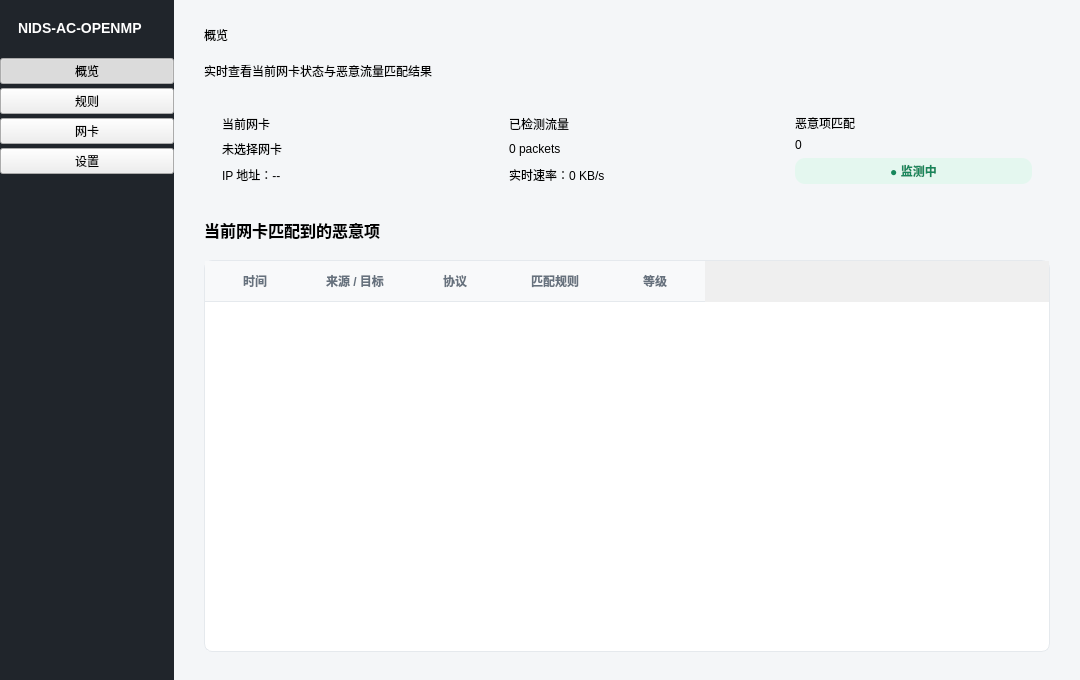
<?xml version="1.0" encoding="UTF-8"?>
<ui version="4.0">
 <class>Form</class>
 <widget class="QWidget" name="Form">
  <property name="geometry">
   <rect>
    <x>0</x>
    <y>0</y>
    <width>1080</width>
    <height>680</height>
   </rect>
  </property>
  <property name="minimumSize">
   <size>
    <width>900</width>
    <height>560</height>
   </size>
  </property>
  <property name="windowTitle">
   <string>NIDS-AC-OpenMP</string>
  </property>
  <property name="styleSheet">
   <string notr="true">QWidget#Form { background: #f4f6f8; color: #263238; font-family: &quot;Noto Sans CJK SC&quot;, &quot;Microsoft YaHei&quot;, sans-serif; }
QFrame#sideBar { background: #20252b; border: none; }
QLabel#brandIcon { color: #45b787; font-size: 28px; font-weight: 700; }
QLabel#brandName { color: white; font-size: 14px; font-weight: 700; }
QPushButton[nav=&quot;true&quot;] { background: transparent; color: #aeb7c2; border: 0; border-left: 3px solid transparent; padding: 13px 12px; text-align: left; font-size: 14px; }
QPushButton[nav=&quot;true&quot;]:hover { background: #292f36; color: white; }
QPushButton[nav=&quot;true&quot;]:checked { background: #2d353d; color: #55d69e; border-left: 3px solid #55d69e; font-weight: 600; }
QLabel#versionLabel { color: #6f7a85; font-size: 11px; }
QLabel[pageTitle=&quot;true&quot;] { font-size: 25px; font-weight: 700; color: #1f2933; }
QLabel[pageHint=&quot;true&quot;] { color: #7b8794; font-size: 13px; }
QFrame[card=&quot;true&quot;] { background: white; border: 1px solid #e5e9ed; border-radius: 9px; }
QLabel[cardTitle=&quot;true&quot;] { color: #66717d; font-size: 13px; }
QLabel[value=&quot;true&quot;] { color: #18222c; font-size: 22px; font-weight: 700; }
QLabel#statusBadge { color: #16865b; background: #e4f7ef; border-radius: 10px; padding: 4px 10px; font-weight: 600; }
QTableWidget { background: white; border: 1px solid #e5e9ed; border-radius: 8px; gridline-color: #edf0f2; selection-background-color: #e2f4ed; }
QHeaderView::section { background: #f8f9fa; color: #66717d; padding: 9px; border: 0; border-bottom: 1px solid #e5e9ed; font-weight: 600; }
QComboBox, QLineEdit { background: white; border: 1px solid #dce1e5; border-radius: 5px; padding: 8px; min-height: 18px; }
QPushButton[action=&quot;true&quot;] { color: white; background: #32a977; border: 0; border-radius: 5px; padding: 9px 18px; font-weight: 600; }
QPushButton[action=&quot;true&quot;]:hover { background: #2b9569; }</string>
  </property>
  <layout class="QHBoxLayout" name="rootLayout">
   <property name="spacing">
    <number>0</number>
   </property>
   <property name="leftMargin">
    <number>0</number>
   </property>
   <property name="topMargin">
    <number>0</number>
   </property>
   <property name="rightMargin">
    <number>0</number>
   </property>
   <property name="bottomMargin">
    <number>0</number>
   </property>
   <item>
    <widget class="QFrame" name="sideBar">
     <property name="minimumSize">
      <size>
       <width>174</width>
       <height>0</height>
      </size>
     </property>
     <property name="maximumSize">
      <size>
       <width>174</width>
       <height>16777215</height>
      </size>
     </property>
     <layout class="QVBoxLayout" name="sideLayout">
      <property name="spacing">
       <number>4</number>
      </property>
      <property name="leftMargin">
       <number>0</number>
      </property>
      <property name="topMargin">
       <number>20</number>
      </property>
      <property name="rightMargin">
       <number>0</number>
      </property>
      <property name="bottomMargin">
       <number>16</number>
      </property>
      <item>
       <layout class="QHBoxLayout" name="brandLayout">
        <property name="leftMargin">
         <number>18</number>
        </property>
        <property name="topMargin">
         <number>0</number>
        </property>
        <property name="rightMargin">
         <number>10</number>
        </property>
        <property name="bottomMargin">
         <number>18</number>
        </property>
        <item>
         <widget class="QLabel" name="brandName">
          <property name="text">
           <string>NIDS-AC-OPENMP</string>
          </property>
         </widget>
        </item>
       </layout>
      </item>
      <item>
       <widget class="QPushButton" name="overviewButton">
        <property name="text">
         <string>概览</string>
        </property>
        <property name="checkable">
         <bool>true</bool>
        </property>
        <property name="checked">
         <bool>true</bool>
        </property>
        <property name="autoExclusive">
         <bool>true</bool>
        </property>
        <property name="nav" stdset="0">
         <bool>true</bool>
        </property>
       </widget>
      </item>
      <item>
       <widget class="QPushButton" name="rulesButton">
        <property name="text">
         <string>规则</string>
        </property>
        <property name="checkable">
         <bool>true</bool>
        </property>
        <property name="autoExclusive">
         <bool>true</bool>
        </property>
        <property name="nav" stdset="0">
         <bool>true</bool>
        </property>
       </widget>
      </item>
      <item>
       <widget class="QPushButton" name="adaptersButton">
        <property name="text">
         <string>网卡</string>
        </property>
        <property name="checkable">
         <bool>true</bool>
        </property>
        <property name="autoExclusive">
         <bool>true</bool>
        </property>
        <property name="nav" stdset="0">
         <bool>true</bool>
        </property>
       </widget>
      </item>
      <item>
       <widget class="QPushButton" name="settingsButton">
        <property name="text">
         <string>设置</string>
        </property>
        <property name="checkable">
         <bool>true</bool>
        </property>
        <property name="autoExclusive">
         <bool>true</bool>
        </property>
        <property name="nav" stdset="0">
         <bool>true</bool>
        </property>
       </widget>
      </item>
      <item>
       <spacer name="sideSpacer">
        <property name="orientation">
         <enum>Qt::Orientation::Vertical</enum>
        </property>
        <property name="sizeHint" stdset="0">
         <size>
          <width>20</width>
          <height>40</height>
         </size>
        </property>
       </spacer>
      </item>
     </layout>
    </widget>
   </item>
   <item>
    <widget class="QStackedWidget" name="stackedWidget">
     <property name="currentIndex">
      <number>0</number>
     </property>
     <widget class="QWidget" name="overviewPage">
      <layout class="QVBoxLayout" name="overviewLayout">
       <property name="spacing">
        <number>18</number>
       </property>
       <property name="leftMargin">
        <number>30</number>
       </property>
       <property name="topMargin">
        <number>26</number>
       </property>
       <property name="rightMargin">
        <number>30</number>
       </property>
       <property name="bottomMargin">
        <number>28</number>
       </property>
       <item>
        <widget class="QLabel" name="overviewTitle">
         <property name="text">
          <string>概览</string>
         </property>
         <property name="pageTitle" stdset="0">
          <bool>true</bool>
         </property>
        </widget>
       </item>
       <item>
        <widget class="QLabel" name="overviewHint">
         <property name="text">
          <string>实时查看当前网卡状态与恶意流量匹配结果</string>
         </property>
         <property name="pageHint" stdset="0">
          <bool>true</bool>
         </property>
        </widget>
       </item>
       <item>
        <layout class="QHBoxLayout" name="summaryLayout">
         <property name="spacing">
          <number>14</number>
         </property>
         <item>
          <widget class="QFrame" name="adapterCard">
           <property name="card" stdset="0">
            <bool>true</bool>
           </property>
           <layout class="QVBoxLayout" name="adapterCardLayout">
            <property name="leftMargin">
             <number>18</number>
            </property>
            <property name="topMargin">
             <number>16</number>
            </property>
            <property name="rightMargin">
             <number>18</number>
            </property>
            <property name="bottomMargin">
             <number>16</number>
            </property>
            <item>
             <widget class="QLabel" name="adapterCardTitle">
              <property name="text">
               <string>当前网卡</string>
              </property>
              <property name="cardTitle" stdset="0">
               <bool>true</bool>
              </property>
             </widget>
            </item>
            <item>
             <widget class="QLabel" name="currentAdapterLabel">
              <property name="text">
               <string>未选择网卡</string>
              </property>
              <property name="value" stdset="0">
               <bool>true</bool>
              </property>
             </widget>
            </item>
            <item>
             <widget class="QLabel" name="adapterAddressLabel">
              <property name="text">
               <string>IP 地址：--</string>
              </property>
              <property name="pageHint" stdset="0">
               <bool>true</bool>
              </property>
             </widget>
            </item>
           </layout>
          </widget>
         </item>
         <item>
          <widget class="QFrame" name="trafficCard">
           <property name="card" stdset="0">
            <bool>true</bool>
           </property>
           <layout class="QVBoxLayout" name="trafficCardLayout">
            <property name="leftMargin">
             <number>18</number>
            </property>
            <property name="topMargin">
             <number>16</number>
            </property>
            <property name="rightMargin">
             <number>18</number>
            </property>
            <property name="bottomMargin">
             <number>16</number>
            </property>
            <item>
             <widget class="QLabel" name="trafficCardTitle">
              <property name="text">
               <string>已检测流量</string>
              </property>
              <property name="cardTitle" stdset="0">
               <bool>true</bool>
              </property>
             </widget>
            </item>
            <item>
             <widget class="QLabel" name="trafficCountLabel">
              <property name="text">
               <string>0 packets</string>
              </property>
              <property name="value" stdset="0">
               <bool>true</bool>
              </property>
             </widget>
            </item>
            <item>
             <widget class="QLabel" name="trafficRateLabel">
              <property name="text">
               <string>实时速率：0 KB/s</string>
              </property>
              <property name="pageHint" stdset="0">
               <bool>true</bool>
              </property>
             </widget>
            </item>
           </layout>
          </widget>
         </item>
         <item>
          <widget class="QFrame" name="threatCard">
           <property name="card" stdset="0">
            <bool>true</bool>
           </property>
           <layout class="QVBoxLayout" name="threatCardLayout">
            <property name="leftMargin">
             <number>18</number>
            </property>
            <property name="topMargin">
             <number>16</number>
            </property>
            <property name="rightMargin">
             <number>18</number>
            </property>
            <property name="bottomMargin">
             <number>16</number>
            </property>
            <item>
             <widget class="QLabel" name="threatCardTitle">
              <property name="text">
               <string>恶意项匹配</string>
              </property>
              <property name="cardTitle" stdset="0">
               <bool>true</bool>
              </property>
             </widget>
            </item>
            <item>
             <widget class="QLabel" name="threatCountLabel">
              <property name="text">
               <string>0</string>
              </property>
              <property name="value" stdset="0">
               <bool>true</bool>
              </property>
             </widget>
            </item>
            <item>
             <widget class="QLabel" name="statusBadge">
              <property name="text">
               <string>● 监测中</string>
              </property>
              <property name="alignment">
               <set>Qt::AlignmentFlag::AlignCenter</set>
              </property>
             </widget>
            </item>
           </layout>
          </widget>
         </item>
        </layout>
       </item>
       <item>
        <widget class="QLabel" name="matchesTitle">
         <property name="styleSheet">
          <string notr="true">font-size: 16px; font-weight: 700;</string>
         </property>
         <property name="text">
          <string>当前网卡匹配到的恶意项</string>
         </property>
        </widget>
       </item>
       <item>
        <widget class="QTableWidget" name="maliciousMatchesTable">
         <property name="editTriggers">
          <set>QAbstractItemView::EditTrigger::NoEditTriggers</set>
         </property>
         <property name="alternatingRowColors">
          <bool>true</bool>
         </property>
         <property name="selectionBehavior">
          <enum>QAbstractItemView::SelectionBehavior::SelectRows</enum>
         </property>
         <property name="rowCount">
          <number>0</number>
         </property>
         <property name="columnCount">
          <number>5</number>
         </property>
         <column>
          <property name="text">
           <string>时间</string>
          </property>
         </column>
         <column>
          <property name="text">
           <string>来源 / 目标</string>
          </property>
         </column>
         <column>
          <property name="text">
           <string>协议</string>
          </property>
         </column>
         <column>
          <property name="text">
           <string>匹配规则</string>
          </property>
         </column>
         <column>
          <property name="text">
           <string>等级</string>
          </property>
         </column>
        </widget>
       </item>
      </layout>
     </widget>
     <widget class="QWidget" name="rulesPage">
      <layout class="QVBoxLayout" name="rulesLayout">
       <property name="leftMargin">
        <number>30</number>
       </property>
       <property name="topMargin">
        <number>26</number>
       </property>
       <property name="rightMargin">
        <number>30</number>
       </property>
       <property name="bottomMargin">
        <number>28</number>
       </property>
       <item>
        <widget class="QLabel" name="rulesTitle">
         <property name="text">
          <string>规则</string>
         </property>
         <property name="pageTitle" stdset="0">
          <bool>true</bool>
         </property>
        </widget>
       </item>
       <item>
        <widget class="QLabel" name="rulesHint">
         <property name="text">
          <string>管理用于恶意流量检测的 AC 自动机规则</string>
         </property>
         <property name="pageHint" stdset="0">
          <bool>true</bool>
         </property>
        </widget>
       </item>
       <item>
        <widget class="QTableWidget" name="rulesTable">
         <property name="columnCount">
          <number>4</number>
         </property>
         <column>
          <property name="text">
           <string>删除</string>
          </property>
         </column>
         <column>
          <property name="text">
           <string>规则</string>
          </property>
         </column>
         <column>
          <property name="text">
           <string>标签</string>
          </property>
         </column>
         <column>
          <property name="text">
           <string>操作</string>
          </property>
         </column>
        </widget>
       </item>
       <item>
        <layout class="QHBoxLayout" name="addRuleLayout">
         <item>
          <spacer name="addRuleSpacer">
           <property name="orientation">
            <enum>Qt::Orientation::Horizontal</enum>
           </property>
           <property name="sizeHint" stdset="0">
            <size>
             <width>40</width>
             <height>20</height>
            </size>
           </property>
          </spacer>
         </item>
         <item>
          <widget class="QPushButton" name="addRuleButton">
           <property name="minimumSize">
            <size>
             <width>56</width>
             <height>56</height>
            </size>
           </property>
           <property name="maximumSize">
            <size>
             <width>56</width>
             <height>56</height>
            </size>
           </property>
           <property name="text">
            <string>+</string>
           </property>
           <property name="fab" stdset="0">
            <bool>true</bool>
           </property>
          </widget>
         </item>
        </layout>
       </item>
      </layout>
     </widget>
     <widget class="QWidget" name="adaptersPage">
      <layout class="QVBoxLayout" name="adaptersLayout">
       <property name="leftMargin">
        <number>30</number>
       </property>
       <property name="topMargin">
        <number>26</number>
       </property>
       <property name="rightMargin">
        <number>30</number>
       </property>
       <property name="bottomMargin">
        <number>28</number>
       </property>
       <item>
        <widget class="QLabel" name="adaptersTitle">
         <property name="text">
          <string>网卡</string>
         </property>
         <property name="pageTitle" stdset="0">
          <bool>true</bool>
         </property>
        </widget>
       </item>
       <item>
        <widget class="QLabel" name="adaptersHint">
         <property name="text">
          <string>选择需要捕获和分析流量的网络接口</string>
         </property>
         <property name="pageHint" stdset="0">
          <bool>true</bool>
         </property>
        </widget>
       </item>
       <item>
        <widget class="QFrame" name="adapterSelectCard">
         <property name="card" stdset="0">
          <bool>true</bool>
         </property>
         <layout class="QGridLayout" name="adapterSelectLayout">
          <property name="leftMargin">
           <number>22</number>
          </property>
          <property name="topMargin">
           <number>22</number>
          </property>
          <property name="rightMargin">
           <number>22</number>
          </property>
          <property name="bottomMargin">
           <number>22</number>
          </property>
          <item row="0" column="0">
           <widget class="QLabel" name="adapterSelectLabel">
            <property name="text">
             <string>捕获网卡</string>
            </property>
           </widget>
          </item>
          <item row="1" column="0">
           <widget class="QComboBox" name="adapterComboBox">
            <item>
             <property name="text">
              <string>请选择可用网卡</string>
             </property>
            </item>
           </widget>
          </item>
          <item row="1" column="1">
           <widget class="QPushButton" name="refreshAdaptersButton">
            <property name="text">
             <string>刷新网卡</string>
            </property>
            <property name="action" stdset="0">
             <bool>true</bool>
            </property>
           </widget>
          </item>
         </layout>
        </widget>
       </item>
       <item>
        <spacer name="adaptersSpacer">
         <property name="orientation">
          <enum>Qt::Orientation::Vertical</enum>
         </property>
         <property name="sizeHint" stdset="0">
          <size>
           <width>20</width>
           <height>40</height>
          </size>
         </property>
        </spacer>
       </item>
      </layout>
     </widget>
     <widget class="QWidget" name="settingsPage">
      <layout class="QVBoxLayout" name="settingsLayout">
       <property name="leftMargin">
        <number>30</number>
       </property>
       <property name="topMargin">
        <number>26</number>
       </property>
       <property name="rightMargin">
        <number>30</number>
       </property>
       <property name="bottomMargin">
        <number>28</number>
       </property>
       <item>
        <widget class="QLabel" name="settingsTitle">
         <property name="text">
          <string>设置</string>
         </property>
         <property name="pageTitle" stdset="0">
          <bool>true</bool>
         </property>
        </widget>
       </item>
       <item>
        <widget class="QLabel" name="settingsHint">
         <property name="text">
          <string>配置流量检测参数和规则文件</string>
         </property>
         <property name="pageHint" stdset="0">
          <bool>true</bool>
         </property>
        </widget>
       </item>
       <item>
        <widget class="QFrame" name="settingsCard">
         <property name="card" stdset="0">
          <bool>true</bool>
         </property>
         <layout class="QFormLayout" name="settingsForm">
          <property name="leftMargin">
           <number>22</number>
          </property>
          <property name="topMargin">
           <number>22</number>
          </property>
          <property name="rightMargin">
           <number>22</number>
          </property>
          <property name="bottomMargin">
           <number>22</number>
          </property>
          <item row="0" column="0">
           <widget class="QLabel" name="rulePathLabel">
            <property name="text">
             <string>规则文件</string>
            </property>
           </widget>
          </item>
          <item row="0" column="1">
           <layout class="QHBoxLayout" name="rulePathLayout">
            <property name="spacing">
             <number>10</number>
            </property>
            <item>
             <widget class="QLineEdit" name="rulePathEdit">
              <property name="placeholderText">
               <string>选择规则文件路径</string>
              </property>
             </widget>
            </item>
            <item>
             <widget class="QPushButton" name="chooseRuleFileButton">
              <property name="text">
               <string>选择文件</string>
              </property>
              <property name="action" stdset="0">
               <bool>true</bool>
              </property>
             </widget>
            </item>
           </layout>
          </item>
          <item row="1" column="1">
           <widget class="QPushButton" name="saveSettingsButton">
            <property name="text">
             <string>保存设置</string>
            </property>
            <property name="action" stdset="0">
             <bool>true</bool>
            </property>
           </widget>
          </item>
         </layout>
        </widget>
       </item>
       <item>
        <spacer name="settingsSpacer">
         <property name="orientation">
          <enum>Qt::Orientation::Vertical</enum>
         </property>
         <property name="sizeHint" stdset="0">
          <size>
           <width>20</width>
           <height>40</height>
          </size>
         </property>
        </spacer>
       </item>
      </layout>
     </widget>
    </widget>
   </item>
  </layout>
 </widget>
 <resources/>
 <connections/>
</ui>
